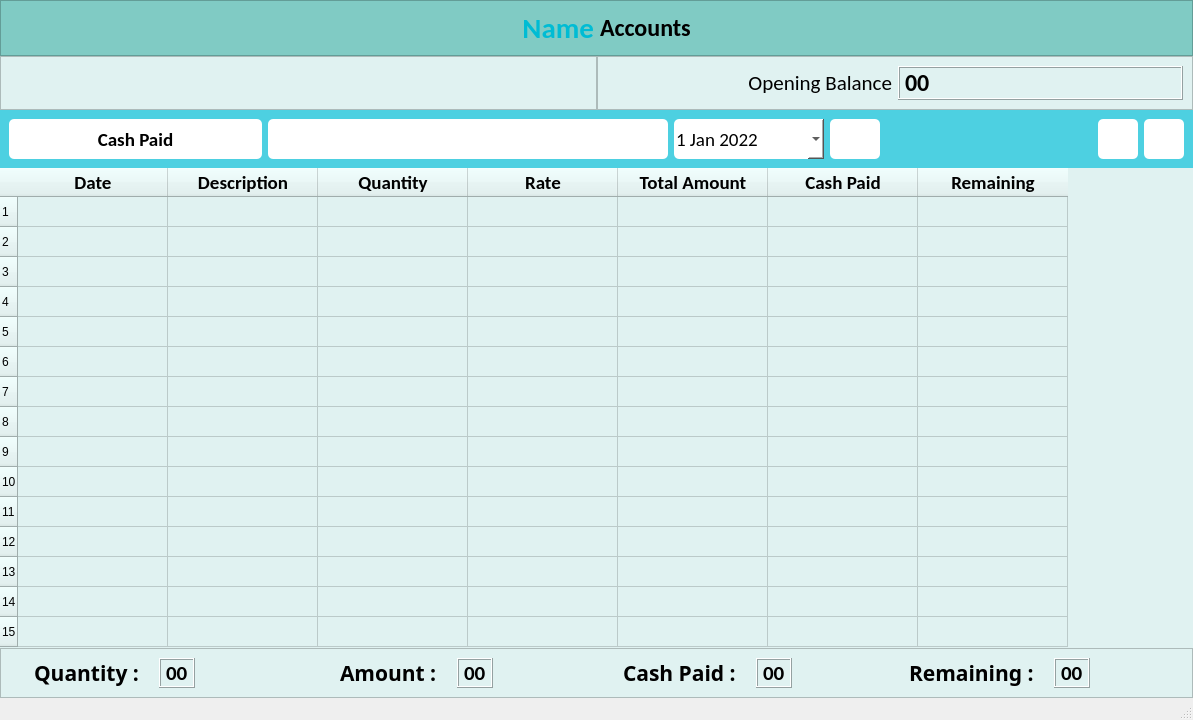
<?xml version="1.0" encoding="UTF-8"?>
<ui version="4.0">
 <class>SupplierAccountDetailsWindow</class>
 <widget class="QMainWindow" name="SupplierAccountDetailsWindow">
  <property name="geometry">
   <rect>
    <x>0</x>
    <y>0</y>
    <width>1193</width>
    <height>720</height>
   </rect>
  </property>
  <property name="minimumSize">
   <size>
    <width>0</width>
    <height>720</height>
   </size>
  </property>
  <property name="maximumSize">
   <size>
    <width>16777215</width>
    <height>16777215</height>
   </size>
  </property>
  <property name="windowTitle">
   <string>Account Details</string>
  </property>
  <property name="windowIcon">
   <iconset resource="../resources.qrc">
    <normaloff>:/icons/assets/icons/logo.png</normaloff>:/icons/assets/icons/logo.png</iconset>
  </property>
  <property name="iconSize">
   <size>
    <width>32</width>
    <height>32</height>
   </size>
  </property>
  <property name="tabShape">
   <enum>QTabWidget::Rounded</enum>
  </property>
  <widget class="QWidget" name="centralwidget">
   <property name="styleSheet">
    <string notr="true">* {
	background-color: #e0f2f1;
}
#header_frame {
	background-color: #80cbc4;
}

#lbl_account_name {
	background-color: #80cbc4;
	color: #00bcd4;
}

#lbl_accounts {
	background-color: #80cbc4;
}

#accounts_upper_widget {
	background-color: #4dd0e1;
}

QPushButton {
	background-color: #fff;
	border-radius: 5px;
}

QDateEdit {
	background-color: #fff;
	border-radius: 5px;
}

QLineEdit {
	background-color: #fff;
	border-radius: 5px;
}
</string>
   </property>
   <layout class="QVBoxLayout" name="verticalLayout">
    <property name="spacing">
     <number>0</number>
    </property>
    <property name="leftMargin">
     <number>0</number>
    </property>
    <property name="topMargin">
     <number>0</number>
    </property>
    <property name="rightMargin">
     <number>0</number>
    </property>
    <property name="bottomMargin">
     <number>0</number>
    </property>
    <item>
     <widget class="QFrame" name="header_frame">
      <property name="frameShape">
       <enum>QFrame::StyledPanel</enum>
      </property>
      <property name="frameShadow">
       <enum>QFrame::Raised</enum>
      </property>
      <layout class="QHBoxLayout" name="horizontalLayout_4">
       <item>
        <widget class="QLabel" name="lbl_account_name">
         <property name="font">
          <font>
           <family>Calibri</family>
           <pointsize>22</pointsize>
           <weight>75</weight>
           <bold>true</bold>
          </font>
         </property>
         <property name="text">
          <string>Name</string>
         </property>
         <property name="alignment">
          <set>Qt::AlignRight|Qt::AlignTrailing|Qt::AlignVCenter</set>
         </property>
        </widget>
       </item>
       <item>
        <widget class="QLabel" name="lbl_accounts">
         <property name="font">
          <font>
           <family>Calibri</family>
           <pointsize>18</pointsize>
           <weight>75</weight>
           <bold>true</bold>
          </font>
         </property>
         <property name="text">
          <string>Accounts</string>
         </property>
         <property name="alignment">
          <set>Qt::AlignLeading|Qt::AlignLeft|Qt::AlignVCenter</set>
         </property>
        </widget>
       </item>
      </layout>
     </widget>
    </item>
    <item>
     <widget class="QWidget" name="widget" native="true">
      <property name="layoutDirection">
       <enum>Qt::LeftToRight</enum>
      </property>
      <layout class="QHBoxLayout" name="horizontalLayout_3">
       <property name="spacing">
        <number>0</number>
       </property>
       <property name="leftMargin">
        <number>0</number>
       </property>
       <property name="topMargin">
        <number>0</number>
       </property>
       <property name="rightMargin">
        <number>0</number>
       </property>
       <property name="bottomMargin">
        <number>0</number>
       </property>
       <item>
        <widget class="QFrame" name="frame_2">
         <property name="frameShape">
          <enum>QFrame::StyledPanel</enum>
         </property>
         <property name="frameShadow">
          <enum>QFrame::Raised</enum>
         </property>
        </widget>
       </item>
       <item>
        <widget class="QFrame" name="frame">
         <property name="frameShape">
          <enum>QFrame::StyledPanel</enum>
         </property>
         <property name="frameShadow">
          <enum>QFrame::Raised</enum>
         </property>
         <layout class="QHBoxLayout" name="horizontalLayout_2">
          <item>
           <widget class="QLabel" name="label_3">
            <property name="font">
             <font>
              <family>Calibri</family>
              <pointsize>16</pointsize>
             </font>
            </property>
            <property name="text">
             <string>Opening Balance</string>
            </property>
            <property name="alignment">
             <set>Qt::AlignRight|Qt::AlignTrailing|Qt::AlignVCenter</set>
            </property>
           </widget>
          </item>
          <item>
           <widget class="QLabel" name="label_4">
            <property name="font">
             <font>
              <family>Calibri</family>
              <pointsize>18</pointsize>
              <weight>75</weight>
              <bold>true</bold>
             </font>
            </property>
            <property name="frameShape">
             <enum>QFrame::Box</enum>
            </property>
            <property name="frameShadow">
             <enum>QFrame::Raised</enum>
            </property>
            <property name="text">
             <string>00</string>
            </property>
           </widget>
          </item>
         </layout>
        </widget>
       </item>
      </layout>
     </widget>
    </item>
    <item>
     <widget class="QWidget" name="accounts_upper_widget" native="true">
      <layout class="QHBoxLayout" name="horizontalLayout">
       <item>
        <widget class="QPushButton" name="btn_cash_paid">
         <property name="minimumSize">
          <size>
           <width>0</width>
           <height>40</height>
          </size>
         </property>
         <property name="maximumSize">
          <size>
           <width>16777215</width>
           <height>40</height>
          </size>
         </property>
         <property name="font">
          <font>
           <family>Calibri</family>
           <pointsize>14</pointsize>
           <weight>75</weight>
           <bold>true</bold>
          </font>
         </property>
         <property name="text">
          <string>Cash Paid</string>
         </property>
         <property name="icon">
          <iconset resource="../resources.qrc">
           <normaloff>:/icons/assets/icons/plus.png</normaloff>:/icons/assets/icons/plus.png</iconset>
         </property>
         <property name="iconSize">
          <size>
           <width>32</width>
           <height>32</height>
          </size>
         </property>
        </widget>
       </item>
       <item>
        <widget class="QLineEdit" name="txt_search">
         <property name="minimumSize">
          <size>
           <width>400</width>
           <height>40</height>
          </size>
         </property>
         <property name="maximumSize">
          <size>
           <width>400</width>
           <height>40</height>
          </size>
         </property>
         <property name="font">
          <font>
           <family>Calibri</family>
           <pointsize>14</pointsize>
          </font>
         </property>
        </widget>
       </item>
       <item>
        <widget class="QDateEdit" name="txt_search_date">
         <property name="minimumSize">
          <size>
           <width>150</width>
           <height>40</height>
          </size>
         </property>
         <property name="maximumSize">
          <size>
           <width>150</width>
           <height>40</height>
          </size>
         </property>
         <property name="font">
          <font>
           <family>Calibri</family>
           <pointsize>14</pointsize>
           <weight>50</weight>
           <bold>false</bold>
          </font>
         </property>
         <property name="dateTime">
          <datetime>
           <hour>0</hour>
           <minute>0</minute>
           <second>0</second>
           <year>2022</year>
           <month>1</month>
           <day>1</day>
          </datetime>
         </property>
         <property name="currentSection">
          <enum>QDateTimeEdit::DaySection</enum>
         </property>
         <property name="calendarPopup">
          <bool>true</bool>
         </property>
        </widget>
       </item>
       <item>
        <widget class="QPushButton" name="btn_search">
         <property name="minimumSize">
          <size>
           <width>50</width>
           <height>40</height>
          </size>
         </property>
         <property name="maximumSize">
          <size>
           <width>50</width>
           <height>40</height>
          </size>
         </property>
         <property name="cursor">
          <cursorShape>OpenHandCursor</cursorShape>
         </property>
         <property name="text">
          <string/>
         </property>
         <property name="icon">
          <iconset resource="../resources.qrc">
           <normaloff>:/icons/assets/icons/search.png</normaloff>:/icons/assets/icons/search.png</iconset>
         </property>
         <property name="iconSize">
          <size>
           <width>32</width>
           <height>32</height>
          </size>
         </property>
        </widget>
       </item>
       <item alignment="Qt::AlignRight">
        <widget class="QPushButton" name="btn_print">
         <property name="minimumSize">
          <size>
           <width>40</width>
           <height>40</height>
          </size>
         </property>
         <property name="maximumSize">
          <size>
           <width>40</width>
           <height>40</height>
          </size>
         </property>
         <property name="cursor">
          <cursorShape>OpenHandCursor</cursorShape>
         </property>
         <property name="text">
          <string/>
         </property>
         <property name="icon">
          <iconset resource="../resources.qrc">
           <normaloff>:/icons/assets/icons/print.png</normaloff>:/icons/assets/icons/print.png</iconset>
         </property>
         <property name="iconSize">
          <size>
           <width>32</width>
           <height>32</height>
          </size>
         </property>
        </widget>
       </item>
       <item>
        <widget class="QPushButton" name="btn_refresh">
         <property name="minimumSize">
          <size>
           <width>40</width>
           <height>40</height>
          </size>
         </property>
         <property name="maximumSize">
          <size>
           <width>40</width>
           <height>40</height>
          </size>
         </property>
         <property name="cursor">
          <cursorShape>OpenHandCursor</cursorShape>
         </property>
         <property name="text">
          <string/>
         </property>
         <property name="icon">
          <iconset resource="../resources.qrc">
           <normaloff>:/icons/assets/icons/refresh.png</normaloff>:/icons/assets/icons/refresh.png</iconset>
         </property>
         <property name="iconSize">
          <size>
           <width>32</width>
           <height>32</height>
          </size>
         </property>
        </widget>
       </item>
      </layout>
     </widget>
    </item>
    <item>
     <widget class="QTableWidget" name="supplier_account_table">
      <property name="minimumSize">
       <size>
        <width>0</width>
        <height>0</height>
       </size>
      </property>
      <property name="font">
       <font>
        <family>Calibri</family>
        <pointsize>14</pointsize>
       </font>
      </property>
      <property name="layoutDirection">
       <enum>Qt::LeftToRight</enum>
      </property>
      <property name="autoFillBackground">
       <bool>false</bool>
      </property>
      <property name="frameShape">
       <enum>QFrame::NoFrame</enum>
      </property>
      <property name="midLineWidth">
       <number>0</number>
      </property>
      <property name="sizeAdjustPolicy">
       <enum>QAbstractScrollArea::AdjustToContents</enum>
      </property>
      <property name="editTriggers">
       <set>QAbstractItemView::NoEditTriggers</set>
      </property>
      <property name="alternatingRowColors">
       <bool>false</bool>
      </property>
      <property name="selectionMode">
       <enum>QAbstractItemView::SingleSelection</enum>
      </property>
      <property name="selectionBehavior">
       <enum>QAbstractItemView::SelectRows</enum>
      </property>
      <property name="sortingEnabled">
       <bool>false</bool>
      </property>
      <property name="cornerButtonEnabled">
       <bool>true</bool>
      </property>
      <property name="rowCount">
       <number>15</number>
      </property>
      <attribute name="horizontalHeaderVisible">
       <bool>true</bool>
      </attribute>
      <attribute name="horizontalHeaderCascadingSectionResizes">
       <bool>false</bool>
      </attribute>
      <attribute name="horizontalHeaderDefaultSectionSize">
       <number>150</number>
      </attribute>
      <attribute name="horizontalHeaderHighlightSections">
       <bool>true</bool>
      </attribute>
      <attribute name="horizontalHeaderMinimumSectionSize">
       <number>30</number>
      </attribute>
      <attribute name="horizontalHeaderShowSortIndicator" stdset="0">
       <bool>true</bool>
      </attribute>
      <attribute name="horizontalHeaderStretchLastSection">
       <bool>false</bool>
      </attribute>
      <attribute name="verticalHeaderVisible">
       <bool>true</bool>
      </attribute>
      <attribute name="verticalHeaderCascadingSectionResizes">
       <bool>false</bool>
      </attribute>
      <attribute name="verticalHeaderDefaultSectionSize">
       <number>30</number>
      </attribute>
      <attribute name="verticalHeaderMinimumSectionSize">
       <number>30</number>
      </attribute>
      <attribute name="verticalHeaderShowSortIndicator" stdset="0">
       <bool>true</bool>
      </attribute>
      <attribute name="verticalHeaderStretchLastSection">
       <bool>false</bool>
      </attribute>
      <row/>
      <row/>
      <row/>
      <row/>
      <row/>
      <row/>
      <row/>
      <row/>
      <row/>
      <row/>
      <row/>
      <row/>
      <row/>
      <row/>
      <row/>
      <column>
       <property name="text">
        <string>Date</string>
       </property>
       <property name="font">
        <font>
         <family>Calibri</family>
         <pointsize>14</pointsize>
         <weight>75</weight>
         <bold>true</bold>
        </font>
       </property>
      </column>
      <column>
       <property name="text">
        <string>Description</string>
       </property>
       <property name="font">
        <font>
         <family>Calibri</family>
         <pointsize>14</pointsize>
         <weight>75</weight>
         <bold>true</bold>
        </font>
       </property>
      </column>
      <column>
       <property name="text">
        <string>Quantity</string>
       </property>
       <property name="font">
        <font>
         <family>Calibri</family>
         <pointsize>14</pointsize>
         <weight>75</weight>
         <bold>true</bold>
        </font>
       </property>
      </column>
      <column>
       <property name="text">
        <string>Rate</string>
       </property>
       <property name="font">
        <font>
         <family>Calibri</family>
         <pointsize>14</pointsize>
         <weight>75</weight>
         <bold>true</bold>
        </font>
       </property>
      </column>
      <column>
       <property name="text">
        <string>Total Amount</string>
       </property>
       <property name="font">
        <font>
         <family>Calibri</family>
         <pointsize>14</pointsize>
         <weight>75</weight>
         <bold>true</bold>
        </font>
       </property>
      </column>
      <column>
       <property name="text">
        <string>Cash Paid</string>
       </property>
       <property name="font">
        <font>
         <family>Calibri</family>
         <pointsize>14</pointsize>
         <weight>75</weight>
         <bold>true</bold>
        </font>
       </property>
       <property name="foreground">
        <brush brushstyle="SolidPattern">
         <color alpha="255">
          <red>0</red>
          <green>0</green>
          <blue>0</blue>
         </color>
        </brush>
       </property>
      </column>
      <column>
       <property name="text">
        <string>Remaining</string>
       </property>
       <property name="font">
        <font>
         <family>Calibri</family>
         <pointsize>14</pointsize>
         <weight>75</weight>
         <bold>true</bold>
        </font>
       </property>
      </column>
     </widget>
    </item>
    <item>
     <widget class="QWidget" name="bottom_widget" native="true">
      <layout class="QVBoxLayout" name="verticalLayout_3">
       <property name="spacing">
        <number>1</number>
       </property>
       <property name="leftMargin">
        <number>0</number>
       </property>
       <property name="topMargin">
        <number>0</number>
       </property>
       <property name="rightMargin">
        <number>0</number>
       </property>
       <property name="bottomMargin">
        <number>0</number>
       </property>
       <item>
        <widget class="QFrame" name="totals_frame">
         <property name="frameShape">
          <enum>QFrame::StyledPanel</enum>
         </property>
         <property name="frameShadow">
          <enum>QFrame::Raised</enum>
         </property>
         <layout class="QHBoxLayout" name="horizontalLayout_9">
          <property name="spacing">
           <number>20</number>
          </property>
          <!-- <item>
           <widget class="QLabel" name="lbl_total">
            <property name="font">
             <font>
              <family>Calibri</family>
              <pointsize>16</pointsize>
              <weight>75</weight>
              <bold>true</bold>
             </font>
            </property>
            <property name="text">
             <string>Total</string>
            </property>
           </widget>
          </item> -->
          <item alignment="Qt::AlignRight">
           <widget class="QLabel" name="label">
            <property name="font">
             <font>
              <family>Calibri Light</family>
              <pointsize>16</pointsize>
              <weight>75</weight>
              <bold>true</bold>
             </font>
            </property>
            <property name="text">
             <string>Quantity :</string>
            </property>
           </widget>
          </item>
          <item alignment="Qt::AlignLeft">
           <widget class="QLabel" name="label_2">
            <property name="font">
             <font>
              <family>Calibri</family>
              <pointsize>16</pointsize>
              <weight>75</weight>
              <bold>true</bold>
             </font>
            </property>
            <property name="frameShape">
             <enum>QFrame::Box</enum>
            </property>
            <property name="frameShadow">
             <enum>QFrame::Raised</enum>
            </property>
            <property name="text">
             <string>00</string>
            </property>
            <property name="margin">
             <number>0</number>
            </property>
           </widget>
          </item>
          <item alignment="Qt::AlignRight">
           <widget class="QLabel" name="label_5">
            <property name="font">
             <font>
              <family>Calibri Light</family>
              <pointsize>16</pointsize>
              <weight>75</weight>
              <bold>true</bold>
             </font>
            </property>
            <property name="text">
             <string>Amount :</string>
            </property>
           </widget>
          </item>
          <item alignment="Qt::AlignLeft">
           <widget class="QLabel" name="label_6">
            <property name="font">
             <font>
              <family>Calibri</family>
              <pointsize>16</pointsize>
              <weight>75</weight>
              <bold>true</bold>
             </font>
            </property>
            <property name="frameShape">
             <enum>QFrame::Box</enum>
            </property>
            <property name="frameShadow">
             <enum>QFrame::Raised</enum>
            </property>
            <property name="text">
             <string>00</string>
            </property>
           </widget>
          </item>
          <item alignment="Qt::AlignRight">
           <widget class="QLabel" name="lbl_cash_paid">
            <property name="font">
             <font>
              <family>Calibri Light</family>
              <pointsize>16</pointsize>
              <weight>75</weight>
              <bold>true</bold>
             </font>
            </property>
            <property name="text">
             <string>Cash Paid :</string>
            </property>
           </widget>
          </item>
          <item alignment="Qt::AlignLeft">
           <widget class="QLabel" name="txt_total_cash_paid">
            <property name="font">
             <font>
              <family>Calibri</family>
              <pointsize>16</pointsize>
              <weight>75</weight>
              <bold>true</bold>
             </font>
            </property>
            <property name="frameShape">
             <enum>QFrame::Box</enum>
            </property>
            <property name="frameShadow">
             <enum>QFrame::Raised</enum>
            </property>
            <property name="text">
             <string>00</string>
            </property>
           </widget>
          </item>
          <!-- <item alignment="Qt::AlignRight">
           <widget class="QLabel" name="lbl_cash_received">
            <property name="font">
             <font>
              <family>Calibri Light</family>
              <pointsize>16</pointsize>
              <weight>75</weight>
              <bold>true</bold>
             </font>
            </property>
            <property name="text">
             <string>Cash Received :</string>
            </property>
           </widget>
          </item> -->
          <!-- <item alignment="Qt::AlignLeft">
           <widget class="QLabel" name="txt_total_cash_received">
            <property name="font">
             <font>
              <family>Calibri</family>
              <pointsize>16</pointsize>
              <weight>75</weight>
              <bold>true</bold>
             </font>
            </property>
            <property name="frameShape">
             <enum>QFrame::Box</enum>
            </property>
            <property name="frameShadow">
             <enum>QFrame::Raised</enum>
            </property>
            <property name="text">
             <string>00</string>
            </property>
           </widget>
          </item> -->
          <item alignment="Qt::AlignRight">
           <widget class="QLabel" name="lbl_remaining">
            <property name="font">
             <font>
              <family>Calibri Light</family>
              <pointsize>16</pointsize>
              <weight>75</weight>
              <bold>true</bold>
             </font>
            </property>
            <property name="text">
             <string>Remaining :</string>
            </property>
           </widget>
          </item>
          <item alignment="Qt::AlignLeft">
           <widget class="QLabel" name="txt_remaining">
            <property name="font">
             <font>
              <family>Calibri</family>
              <pointsize>16</pointsize>
              <weight>75</weight>
              <bold>true</bold>
             </font>
            </property>
            <property name="frameShape">
             <enum>QFrame::Box</enum>
            </property>
            <property name="frameShadow">
             <enum>QFrame::Raised</enum>
            </property>
            <property name="text">
             <string>00</string>
            </property>
           </widget>
          </item>
         </layout>
        </widget>
       </item>
      </layout>
     </widget>
    </item>
   </layout>
  </widget>
  <widget class="QStatusBar" name="statusbar"/>
 </widget>
 <resources>
  <include location="../resources.qrc"/>
 </resources>
 <connections/>
</ui>
